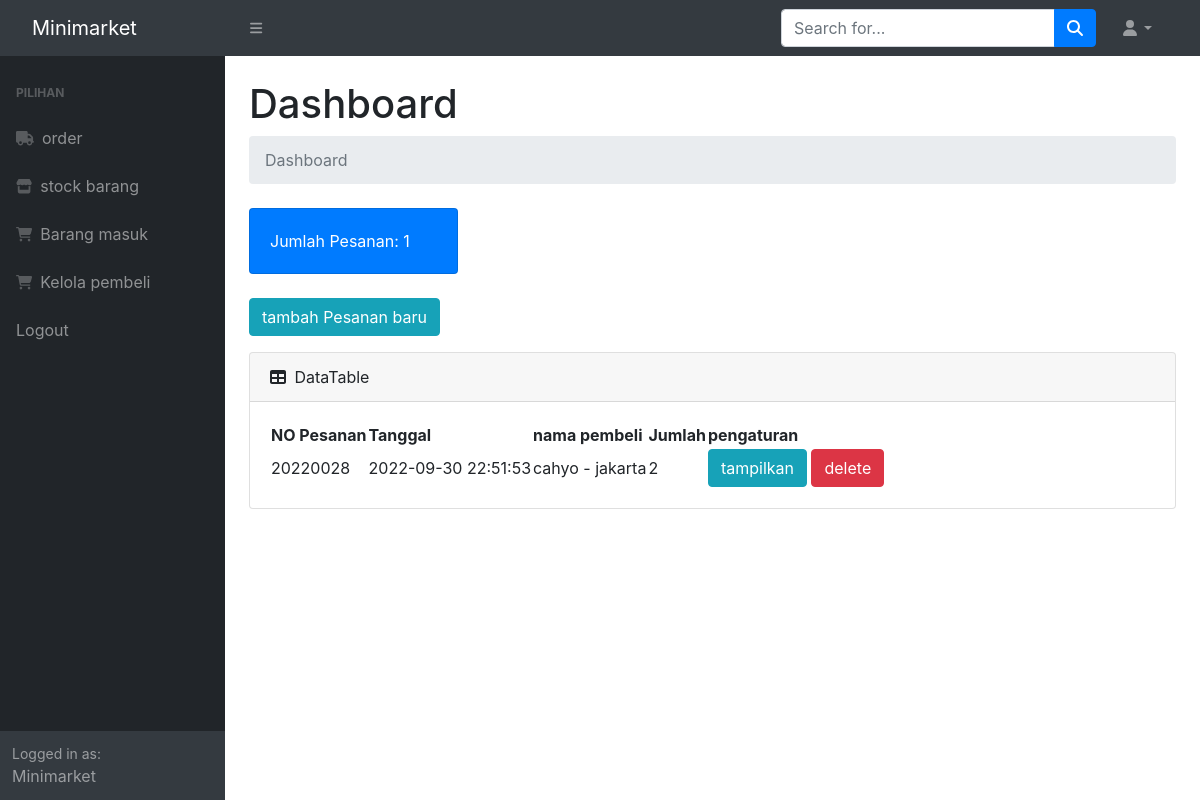
Screenshot of /index.php (signed in) with the database file from the repository.
### tables this page shows
CREATE TABLE `pesanan` (
  `idorder` int(11) NOT NULL,
  `tanggal` timestamp NOT NULL DEFAULT current_timestamp(),
  `idpembeli` int(11) NOT NULL
);

CREATE TABLE `pembeli` (
  `idpembeli` int(11) NOT NULL,
  `namapembeli` varchar(50) NOT NULL,
  `nomortelepon` varchar(15) NOT NULL,
  `alamat` text NOT NULL
);

### index.php (the view, shortened to what this page needs)
<?php
require 'ceklogin.php';
$h1 = mysqli_query($c,"select * from pesanan");
$h2 = mysqli_num_rows($h1);
?>
<!DOCTYPE html>
<html lang="en">
<head>
        <link href="https://cdn.jsdelivr.net/npm/simple-datatables@latest/dist/style.css" rel="stylesheet" />
        <link href="css/styles.css" rel="stylesheet" />
        <link rel="stylesheet" href="https://cdn.jsdelivr.net/npm/bootstrap@4.6.1/dist/css/bootstrap.min.css">
    </head>
    <body class="sb-nav-fixed">
        <nav class="sb-topnav navbar navbar-expand navbar-dark bg-dark">
            <a class="navbar-brand ps-3" href="index.php">Minimarket</a>
            <button class="btn btn-link btn-sm order-1 order-lg-0 me-4 me-lg-0" id="sidebarToggle" href="#!"><i class="fas fa-bars"></i></button>
            <form class="d-none d-md-inline-block form-inline ms-auto me-0 me-md-3 my-2 my-md-0">
                <div class="input-group">
                    <input class="form-control" type="text" placeholder="Search for..." aria-label="Search for..." aria-describedby="btnNavbarSearch" />
                    <button class="btn btn-primary" id="btnNavbarSearch" type="button"><i class="fas fa-search"></i></button>
                </div>
            </form>
            <ul class="navbar-nav ms-auto ms-md-0 me-3 me-lg-4">
                <li class="nav-item dropdown">
                    <a class="nav-link dropdown-toggle" id="navbarDropdown" href="#" role="button" data-bs-toggle="dropdown" aria-expanded="false"><i class="fas fa-user fa-fw"></i></a>
                </li>
            </ul>
        </nav>
        <div id="layoutSidenav">
            <div id="layoutSidenav_nav">
                <nav class="sb-sidenav accordion sb-sidenav-dark" id="sidenavAccordion">
                    <div class="sb-sidenav-menu">
                        <div class="nav">
                            <div class="sb-sidenav-menu-heading">Pilihan</div>
                            <a class="nav-link" href="index.php">
                                <div class="sb-nav-link-icon"><i class="fa-solid fa-truck"></i></div>
                                order
                            </a>
                            <a class="nav-link" href="stock.php">
                                <div class="sb-nav-link-icon"><i class="fa-solid fa-store"></i></div>
                                stock barang
                            </a>
                            <a class="nav-link" href="masuk.php">
                                <div class="sb-nav-link-icon"><i class="fa-solid fa-cart-shopping"></i></div>
                                Barang masuk
                            </a>
                            <a class="nav-link" href="pembeli.php">
                                <div class="sb-nav-link-icon"><i class="fa-solid fa-cart-shopping"></i></div>
                                Kelola pembeli
                            </a>
                            <a class="nav-link" href="logout.php">
                                Logout
                            </a>
                        </div>
                    </div>
                    <div class="sb-sidenav-footer">
                        <div class="small">Logged in as:</div>
                        Minimarket
                    </div>
                </nav>
            </div>
            <div id="layoutSidenav_content">
                <main>
                    <div class="container-fluid px-4">
                        <h1 class="mt-4">Dashboard</h1>
                        <ol class="breadcrumb mb-4">
                            <li class="breadcrumb-item active">Dashboard</li>
                        </ol>
                        <div class="row">
                            <div class="col-xl-3 col-md-6">
                                <div class="card bg-primary text-white mb-4">
                                    <div class="card-body">Jumlah Pesanan: <?=$h2;?></div>
                                    </div>
                                </div>
                            </div>
                            <button type="button" class="btn btn-info mb-3" data-toggle="modal" data-target="#myModal">
                                tambah Pesanan baru
                            </button>
                        <div class="card mb-4">
                            <div class="card-header">
                                <i class="fas fa-table me-1"></i>
                                DataTable
                            </div>
                            <div class="card-body">
                                <table id="datatablesSimple">
                                    <thead>
                                        <tr>
                                            <th>NO Pesanan</th>
                                            <th>Tanggal</th>
                                            <th>nama pembeli</th>
                                            <th>Jumlah</th>
                                            <th>pengaturan</th>
                                        </tr>
                                    </thead>
                                    <tbody>
                                    <?php
                                        $get = mysqli_query($c,"select * from pesanan p, pembeli pl where p.idpembeli=pl.
                                        idpembeli");
                                        while($p=mysqli_fetch_array($get)){
                                            $idorder = $p['idorder'];
                                            $tanggal = $p['tanggal'];
                                            $namapembeli = $p['namapembeli'];
                                            $alamat = $p['alamat'];
                                            $menghitungjumlah = mysqli_query($c,"select * from rincianpesanan where idpesanan='$idorder'");
                                            $jumlah = mysqli_num_rows($menghitungjumlah);
                                        ?>
                                            <tr>
                                            <td><?=$idorder;?></td>
                                            <td><?=$tanggal;?></td>
                                            <td><?=$namapembeli;?> - <?=$alamat;?></td>
                                            <td><?=$jumlah;?></td>
                                            <td><a href="tampilan.php?idp=<?=$idorder;?>" class="btn btn-info" target="blank">tampilkan</a>
                                             <button type="button" class="btn btn-danger " data-toggle="modal" data-target="#delete<?=$idorder;?>">
                                                delete
                                            </button></td>
                                            </tr>
                                        <?php
                                        };
                                        ?>
                                    </tbody>
                                </table>
                            </div>
                        </div>
                    </div>
                </main>
            </div>
        </div>
    </body>
</html>

### rows the page displays
pesanan: idorder "20220028", tanggal "2022-09-30 22:51:53", idpembeli.namapembeli "cahyo", idpembeli.alamat "jakarta", jumlah "2"

### other values shown
$h2 "1"
